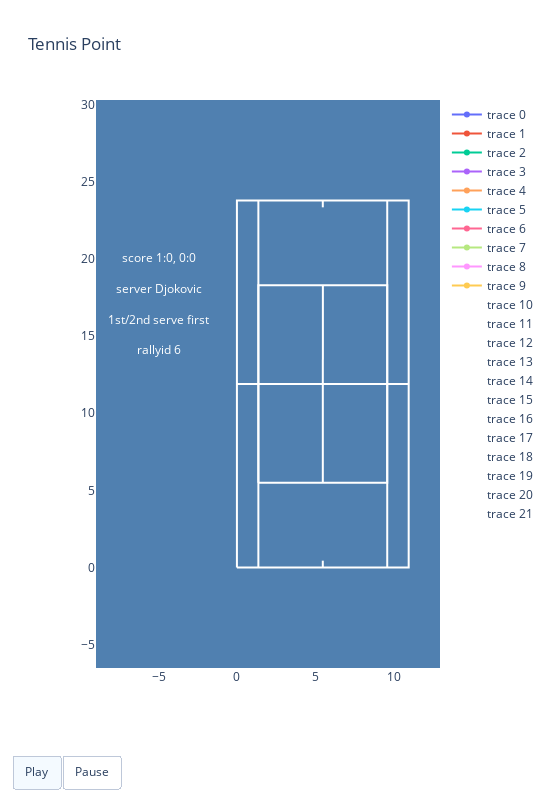

Source (notebook cell):
### Code cell
fig.show()

### Figure 1 — Plotly figure (JSON) as saved in the notebook; plotly's stock layout.template omitted (floating-point values rounded to 4 significant figures)
{"data": [{"type": "scatter", "x": [-10], "y": [-10]}, {"type": "scatter", "x": [-10], "y": [-10]}, {"type": "scatter", "x": [-10], "y": [-10]}, {"type": "scatter", "x": [-10], "y": [-10]}, {"type": "scatter", "x": [-10], "y": [-10]}, {"type": "scatter", "x": [-10], "y": [-10]}, {"type": "scatter", "x": [-10], "y": [-10]}, {"type": "scatter", "x": [-10], "y": [-10]}, {"type": "scatter", "x": [-10], "y": [-10]}, {"type": "scatter", "x": [-10], "y": [-10]}, {"line": {"color": "white", "width": 2}, "mode": "lines", "type": "scatter", "x": [10.97, 0], "y": [11.89, 11.89]}, {"line": {"color": "white", "width": 2}, "mode": "lines", "type": "scatter", "x": [0, 0, 10.97, 10.97, 0], "y": [0, 23.78, 23.78, 0, 0]}, {"line": {"color": "white", "width": 2}, "mode": "lines", "type": "scatter", "x": [5.485, 5.49], "y": [5.485, 18.29]}, {"line": {"color": "white", "width": 2}, "mode": "lines", "type": "scatter", "x": [5.485, 5.485], "y": [0, 0.45]}, {"line": {"color": "white", "width": 2}, "mode": "lines", "type": "scatter", "x": [5.485, 5.485], "y": [23.78, 23.33]}, {"line": {"color": "white", "width": 2}, "mode": "lines", "type": "scatter", "x": [1.37, 1.37], "y": [0, 23.78]}, {"line": {"color": "white", "width": 2}, "mode": "lines", "type": "scatter", "x": [9.6, 9.6], "y": [0, 23.78]}, {"line": {"color": "white", "width": 2}, "mode": "lines", "type": "scatter", "x": [1.37, 1.37, 9.6, 9.6, 1.37], "y": [5.5, 18.29, 18.29, 5.5, 5.5]}, {"mode": "text", "text": "score 1:0, 0:0", "textfont": {"color": "white", "size": 12}, "type": "scatter", "x": [-5], "y": [20]}, {"mode": "text", "text": "1st/2nd serve first", "textfont": {"color": "white", "size": 12}, "type": "scatter", "x": [-5], "y": [16]}, {"mode": "text", "text": "server Djokovic", "textfont": {"color": "white", "size": 12}, "type": "scatter", "x": [-5], "y": [18]}, {"mode": "text", "text": "rallyid 6", "textfont": {"color": "white", "size": 12}, "type": "scatter", "x": [-5], "y": [14]}], "layout": {"height": 800, "plot_bgcolor": "#5080B0", "title": {"text": "Tennis Point"}, "updatemenus": [{"buttons": [{"args": [null, {"frame": {"duration": 100, "redraw": true}, "fromcurrent": true, "transition": {"duration": 300, "easing": "quadratic-in-out"}}], "label": "Play", "method": "animate"}, {"args": [[null], {"frame": {"duration": 0, "redraw": true}, "mode": "immediate", "transition": {"duration": 0}}], "label": "Pause", "method": "animate"}], "direction": "left", "pad": {"r": 10, "t": 87}, "showactive": true, "type": "buttons", "x": 0.1, "xanchor": "right", "y": 0, "yanchor": "top"}], "width": 550, "xaxis": {"autorange": false, "range": [-9, 12.97], "showgrid": false, "zeroline": false}, "yaxis": {"autorange": false, "range": [-6.5, 30.28], "showgrid": false, "zeroline": false}}}
